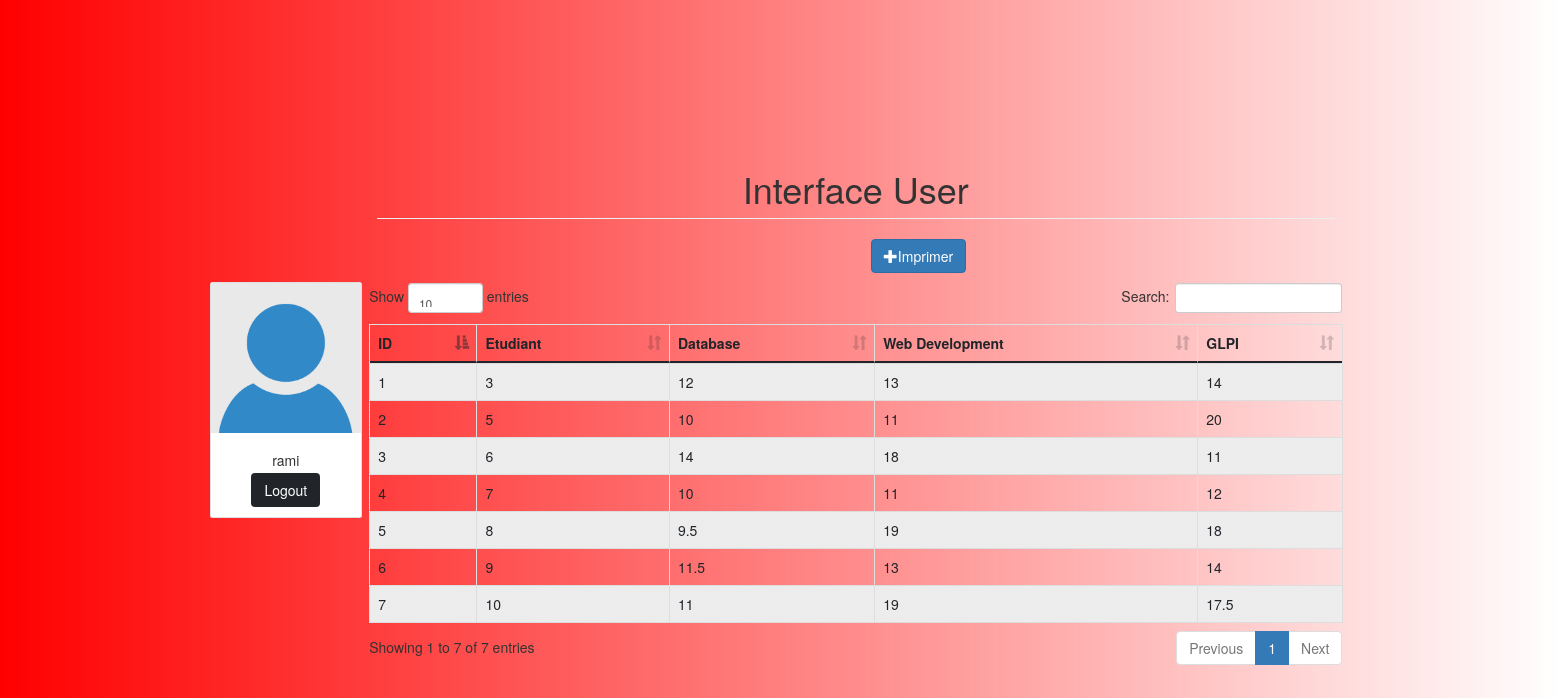
The app's page /home.php (signed in) with its own data.
### tables this page shows
CREATE TABLE `notes` (
  `id` int(11) NOT NULL,
  `etu` int(11) NOT NULL,
  `dbase` varchar(50) NOT NULL,
  `webdev` varchar(50) NOT NULL,
  `glpi` varchar(50) NOT NULL
);

### home.php (the view, shortened to what this page needs)
<?php
   if (isset($_SESSION['username']) && isset($_SESSION['id'])) {   ?>
<!DOCTYPE html>
<html>
<head>
	<link href="https://cdn.jsdelivr.net/npm/bootstrap@5.0.0-beta1/dist/css/bootstrap.min.css" rel="stylesheet">
	<link rel="stylesheet" type="text/css" href="bootstrap/css/bootstrap.min.css">
	<link rel="stylesheet" type="text/css" href="datatable/dataTable.bootstrap.min.css">
</head>
<body>
      <div class="container d-flex justify-content-center align-items-center"
      style="min-height: 100vh">
      	<?php if ($_SESSION['role'] == 'admin') {?>
      		<div class="card" style="width: 18rem;">
			  <nav class="nav justify-content-center align-items-center">
                <a class="nav-link active" aria-current="page" href="home.php">Home</a>
                <a class="nav-link" href="addnotes.php">Notes</a>
		      </nav>
			  <img src="img/admin-default.png"
			       class="card-img-top"
			       alt="admin image">
			  <div class="card-body text-center">
			    <h5 class="card-title">
			    	<?=$_SESSION['name']?>
			    </h5>
			    <a href="logout.php" class="btn btn-dark">Logout</a>
			  </div>
			</div>
			<div class="container">
	<h1 class="page-header text-center">Interface Admin</h1>
	<div class="row">
		<div class="col-sm-8 col-sm-offset-2">
			<div class="row">
			<?php
				if(isset($_SESSION['error'])){
					echo
					"
					<div class='alert alert-danger text-center'>
						<button class='close'>&times;</button>
						".$_SESSION['error']."
					</div>
					";
					unset($_SESSION['error']);
				}
				if(isset($_SESSION['success'])){
					echo
					"
					<div class='alert alert-success text-center'>
						<button class='close'>&times;</button>
						".$_SESSION['success']."
					</div>
					";
					unset($_SESSION['success']);
				}
			?>
			</div>
			<div class="row">
				<a href="#addnew" data-toggle="modal" class="btn btn-primary"><span class="glyphicon glyphicon-plus"></span> New</a>
			</div>
			<div class="height10">
			</div>
			<div class="row">
				<table id="myTable" class="table table-bordered table-striped">
					<thead>
						<th>ID</th>
						<th>role</th>
						<th>username</th>
						<th>password</th>
						<th>name</th>
					</thead>
					<tbody>
						<?php
							include_once('php/connection.php');
							$sql = "SELECT * FROM users";
							$query = $conn->query($sql);
							while($row = $query->fetch_assoc()){
								echo
								"<tr>
									<td>".$row['id']."</td>
									<td>".$row['role']."</td>
									<td>".$row['username']."</td>
									<td>".$row['password']."</td>
									<td>".$row['name']."</td>
									<td>
										<a href='#edit_".$row['id']."' class='btn btn-success btn-sm' data-toggle='modal'><span class='glyphicon glyphicon-edit'></span> Edit</a>
										<a href='#delete_".$row['id']."' class='btn btn-danger btn-sm' data-toggle='modal'><span class='glyphicon glyphicon-trash'></span> Delete</a>
									</td>
								</tr>";
								include('edit_delete_modal.php');
							}
						?>
					</tbody>
				</table>
			</div>
		</div>
	</div>
</div>
<?php include('add_modal.php') ?>
<script src="jquery/jquery.min.js"></script>
<script src="bootstrap/js/bootstrap.min.js"></script>
<script src="datatable/jquery.dataTables.min.js"></script>
<script src="datatable/dataTable.bootstrap.min.js"></script>
<script>
$(document).ready(function(){
	//inialize datatable
    $('#myTable').DataTable();
    //hide alert
    $(document).on('click', '.close', function(){
    	$('.alert').hide();
    })
});
</script>
</body>
      	<?php }else { ?>
      		<div class="card" style="width: 18rem;">
			  <img src="img/user-default.png"
			       class="card-img-top"
			       alt="admin image">
			  <div class="card-body text-center">
			    <h5 class="card-title">
			    	<?=$_SESSION['name']?>
			    </h5>
			    <a href="logout.php" class="btn btn-dark">Logout</a>
			  </div>
			</div>
			<div class="container">
	            <h1 class="page-header text-center">Interface User</h1>
				<div class="row">
				<div class="col-sm-12 col-sm-offset-6">
				<a href="php/pdf/index.php" data-toggle="modal" class="btn btn-primary"><span class="glyphicon glyphicon-plus"></span>Imprimer</a>
			</div>
			</div>
			<div class="height10">
			</div>
			<div class="row">
			<table id="myTable" class="table table-bordered table-striped">
					<thead>
						<th>ID</th>
						<th>Etudiant</th>
						<th>Database</th>
						<th>Web Development </th>
						<th>GLPI</th>
					</thead>
					<tbody>
						<?php
							include_once('php/connection.php');
							$sql = "SELECT * FROM notes";
							$query = $conn->query($sql);
							while($row = $query->fetch_assoc()){
								echo
								"<tr>
									<td>".$row['id']."</td>
									<td>".$row['etu']."</td>
									<td>".$row['dbase']."</td>
									<td>".$row['webdev']."</td>
									<td>".$row['glpi']."</td>
								</tr>";
							}
						?>
					</tbody>
				</table>
			</div>
		</div>
	</div>
      	<?php } ?>
</body>
</html>
<?php }else{
	header("Location: index.php");
} ?>

### home.php (style rules this page uses)
body { background-image: linear-gradient(to left, rgba(255,0,0,0), rgba(255,0,0,1)); }
.height10 { height:10px; }

### records on screen
notes: id "1", etu "3", dbase "12", webdev "13", glpi "14"
notes: id "2", etu "5", dbase "10", webdev "11", glpi "20"
notes: id "3", etu "6", dbase "14", webdev "18", glpi "11"
notes: id "4", etu "7", dbase "10", webdev "11", glpi "12"
notes: id "5", etu "8", dbase "9.5", webdev "19", glpi "18"
notes: id "6", etu "9", dbase "11.5", webdev "13", glpi "14"
notes: id "7", etu "10", dbase "11", webdev "19", glpi "17.5"

### other values on screen
$_SESSION['name'] "rami"
